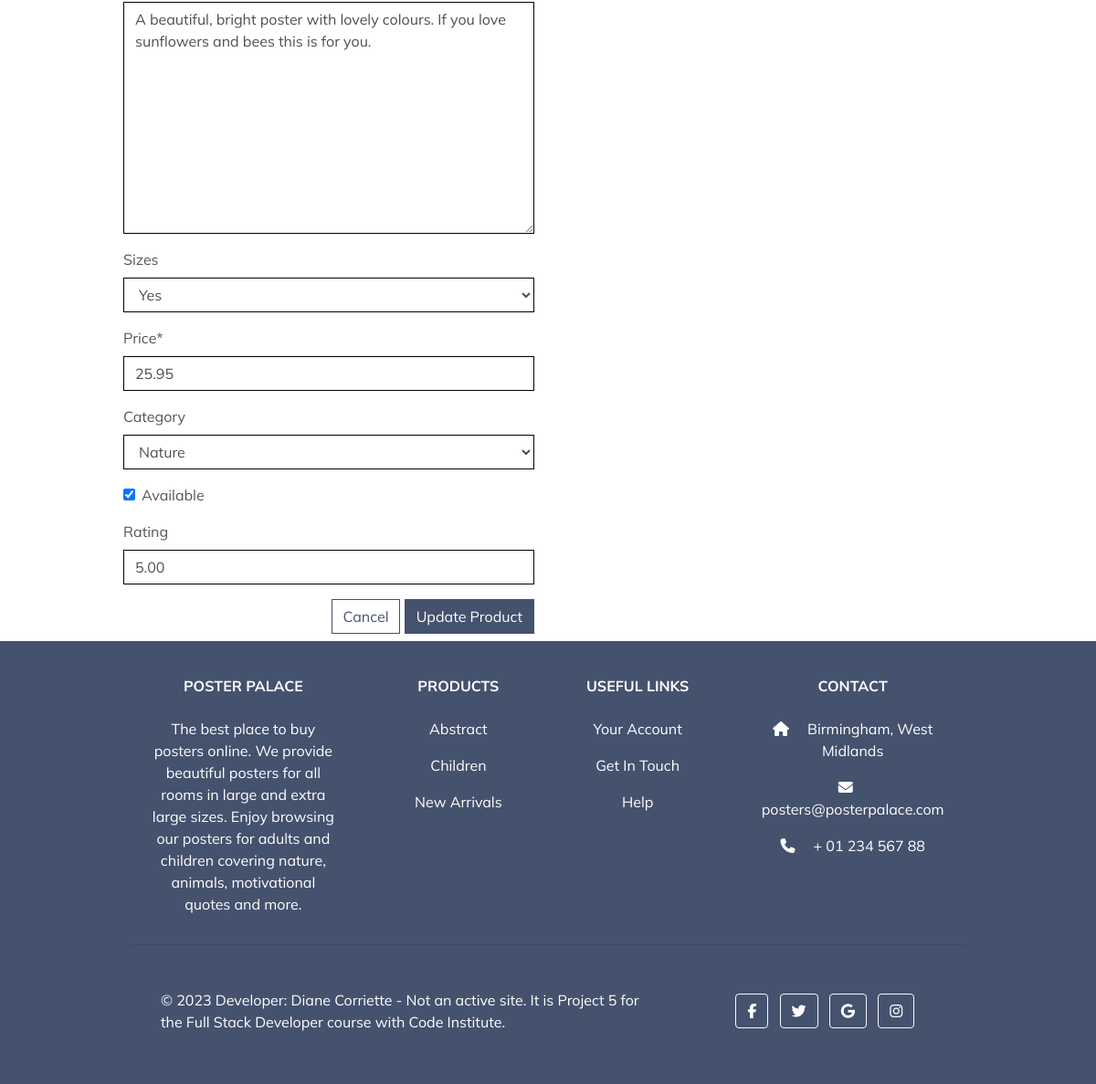
Page /products/edit/15/ (signed in, lower part) on the earlier database version.
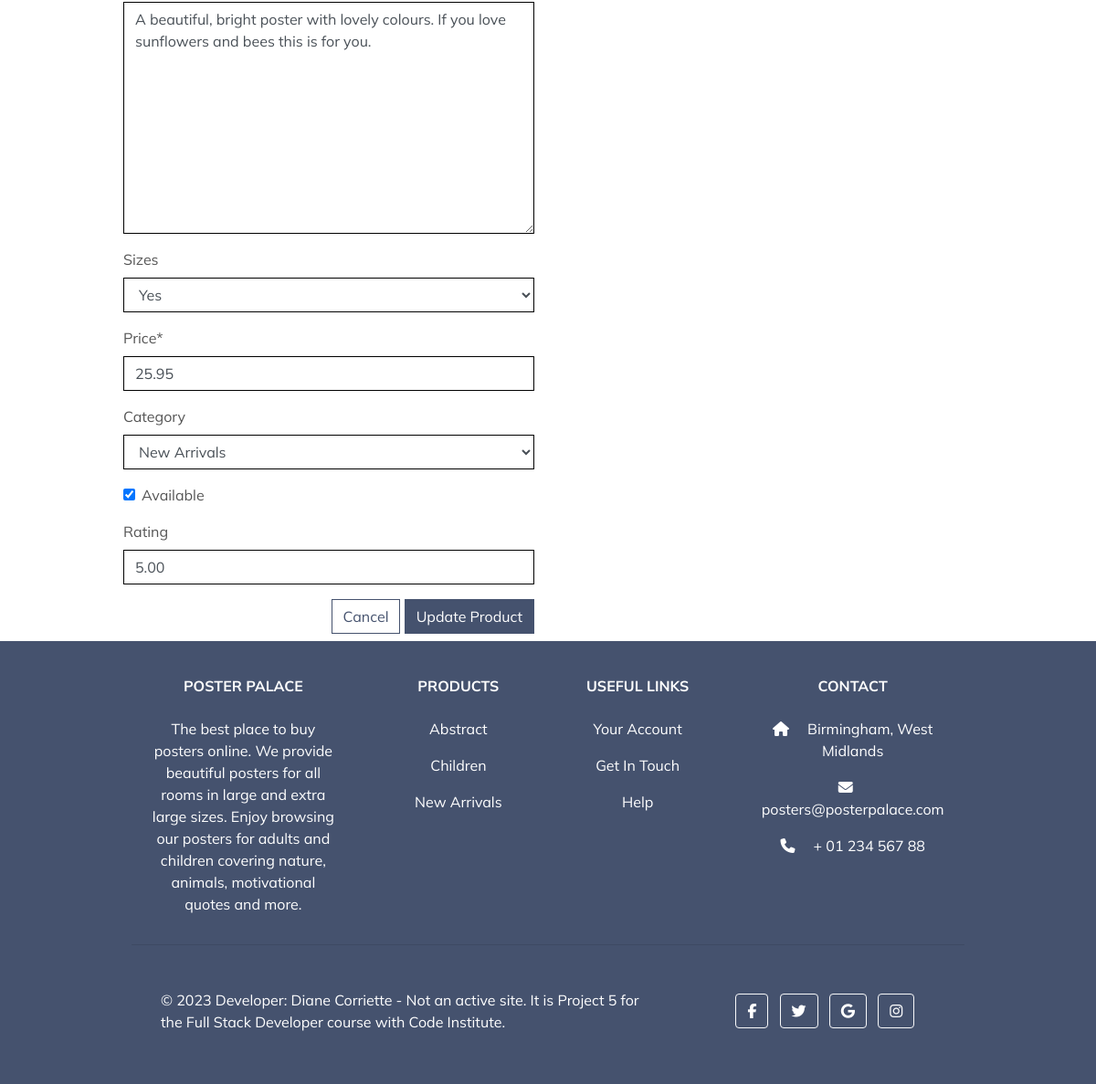
Same page on the later database version.
### products/models.py (models this page shows, shortened)
class Product(models.Model):
    sku = models.CharField(max_length=15,
                           default=get_random_string,
                           null=True, blank=True)
    name = models.CharField(max_length=200)
    slug = models.SlugField(max_length=200, unique=True)
    image = models.ImageField(null=True, blank=True)
    description = models.TextField(blank=True)
    sizes = models.BooleanField(default=False, null=True, blank=True)
    price = models.DecimalField(default=9.95, max_digits=8, decimal_places=2)
    category = models.ForeignKey('Category', null=True,
                                 blank=True, on_delete=models.SET_NULL)
    available = models.BooleanField(default=True)
    rating = models.DecimalField(max_digits=7, decimal_places=2,
                                 null=True, blank=True)
    created = models.DateTimeField(auto_now_add=True)
    updated = models.DateTimeField(auto_now=True)

### products/views.py (the view)
# urls.py: path('edit/<int:product_id>/', views.edit_product, name='edit_product'),
@login_required
def edit_product(request, product_id):
    if not request.user.is_superuser:
        messages.error(request, 'Sorry, only store owners can do that.')
        return redirect(reverse('home'))
    product = get_object_or_404(Product, pk=product_id)
    if request.method == 'POST':
        form = ProductForm(request.POST, request.FILES, instance=product)
        if form.is_valid():
            form.save()
            messages.success(request, 'The product was updated successfully!')
            return redirect(reverse('product_detail', args=[product.id]))
        else:
            messages.error(request, (
                'Failed to update product, please check your form for errors.'
            ))
    else:
        form = ProductForm(instance=product)
    messages.info(request, f'You are editing {product.name}')
    template = 'products/edit_product.html'
    context = {
        'form': form,
        'product': product
    }
    return render(request, template, context)

### products/forms.py
class ProductForm(forms.ModelForm):
    class Meta:
        model = Product
        fields = '__all__'
    def __init__(self, *args, **kwargs):
        super().__init__(*args, **kwargs)
        categories = Category.objects.all()
        friendly_names = [(c.id, c.get_friendly_name()) for c in categories]
        self.fields['category'].choices = friendly_names
        for field_name, field in self.fields.items():
            field.widget.attrs['class'] = 'border-black rounded-0'

### products/models.py (called while the page is built)
    def get_friendly_name(self):
        return self.friendly_name

### products/templates/products/edit_product.html (shortened to what this page needs)
{% extends "base.html" %}
{% load static %}
{% block content %}
    <div class="overlay"></div>
    <div class="container">
        <div class="row">
            <div class="col-12 col-md-6">
                <form method="POST" action="{% url 'edit_product' product.id %}" class="form mb-2" enctype="multipart/form-data">
                    {% for field in form %}
                        {% if field.name != 'image' %}
                            {{ field | as_crispy_field }}
                        {% else %}
                            {{ field }}
                        {% endif %}
                    {% endfor %}
                    <div class="text-right">
                        <a class="btn btn-outline-black rounded-0" href="{% url 'products' %}">Cancel</a>
                        <button class="btn btn-black rounded-0" type="submit">Update Product</button>
                    </div>
                </form>
            </div>
        </div>
    </div>
{% endblock %}

Differences in the rows shown:
changed Product "Yes": category "Nature" → "New Arrivals"
